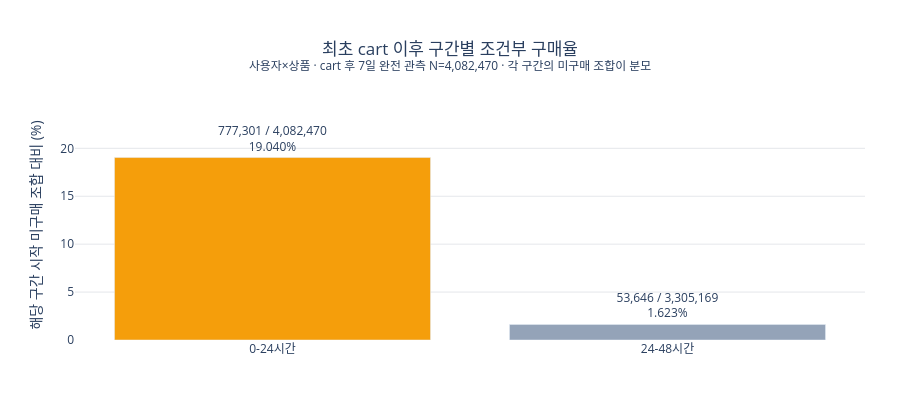

Notebook code for this chart:
### Code cell
fig = go.Figure(go.Bar(
    x=timing['최초 cart 이후 구간'], y=timing['조건부 구매율 (%)'],
    marker_color=[COLORS['cart'], COLORS['neutral']],
    text=[f"{n:,} / {d:,}<br>{p:.3f}%" for n, d, p in zip(timing['동일 상품 구매 조합'], timing['구간 시작 미구매 조합'], timing['조건부 구매율 (%)'])],
    textposition='outside', cliponaxis=False,
    hovertemplate='%{x}<br>%{text}<extra></extra>',
))
fig.update_layout(
    title=dict(text=f'최초 cart 이후 구간별 조건부 구매율<br><sup>사용자×상품 · cart 후 7일 완전 관측 N={cart_7day:,} · 각 구간의 미구매 조합이 분모</sup>', x=0.5),
    yaxis=dict(title='해당 구간 시작 미구매 조합 대비 (%)', range=[0, 24], gridcolor='#E5E7EB'),
    paper_bgcolor='white', plot_bgcolor='white', height=400,
    margin=dict(l=75, r=35, t=110, b=60),
)
fig.show()

### Figure 1 — Plotly figure (JSON) as saved in the notebook; plotly's stock layout.template omitted (floating-point values rounded to 4 significant figures)
{"data": [{"cliponaxis": false, "hovertemplate": "%{x}<br>%{text}<extra></extra>", "marker": {"color": ["#F59E0B", "#94A3B8"]}, "text": ["777,301 / 4,082,470<br>19.040%", "53,646 / 3,305,169<br>1.623%"], "textposition": "outside", "type": "bar", "x": ["0-24시간", "24-48시간"], "y": [19.04, 1.623]}], "layout": {"height": 400, "margin": {"b": 60, "l": 75, "r": 35, "t": 110}, "paper_bgcolor": "white", "plot_bgcolor": "white", "title": {"text": "최초 cart 이후 구간별 조건부 구매율<br><sup>사용자×상품 · cart 후 7일 완전 관측 N=4,082,470 · 각 구간의 미구매 조합이 분모</sup>", "x": 0.5}, "yaxis": {"gridcolor": "#E5E7EB", "range": [0, 24], "title": {"text": "해당 구간 시작 미구매 조합 대비 (%)"}}}}
